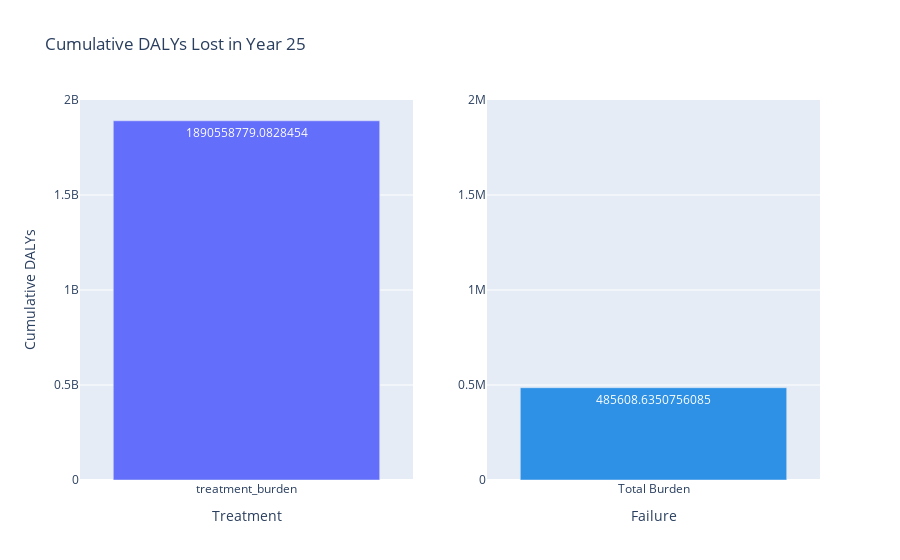

Notebook cell for this chart:
### Code cell
# plotting_df = df[['treatment_burden', 'failure_burden']]
# sum_burden_at_25_years = burden_at_25_years.sum()

# # Filter the DataFrame to only include rows where the year is 50
# plotting_df_25 = plotting_df.loc[25]

# # Convert the series to a DataFrame and transpose it for plotting
# plotting_df_25 = plotting_df_25.to_frame().reset_index()

# # Rename the columns for plotting
# plotting_df_25.columns = ['Burden Type', 'DALYs']

# # Create a subplot with 1 row and 2 columns
# fig = make_subplots(rows=1, cols=2)

# # Add the first bar plot to the subplot for treatment_burden
# fig.add_trace(
#     go.Bar(x=plotting_df_25[plotting_df_25['Burden Type'] == 'treatment_burden']['Burden Type'],
#            y=plotting_df_25[plotting_df_25['Burden Type'] == 'treatment_burden']['DALYs'],
#            text=plotting_df_25[plotting_df_25['Burden Type'] == 'treatment_burden']['DALYs'],
#            textposition='auto',
#            marker_color=px.colors.qualitative.Plotly, showlegend=False),
#     row=1, col=1
# )

# # Add the second bar plot to the subplot for failure_burden
# fig.add_trace(
#     go.Bar(x=['Total Burden'],
#            y=[sum_burden_at_25_years],
#            text=[sum_burden_at_25_years],
#            textposition='auto', marker_color=px.colors.qualitative.Dark24, showlegend=False),
#     row=1, col=2
# )


# # Update layout
# fig.update_layout(title_text="Cumulative DALYs Lost in Year 25", barmode='group')

# # Set y-axis limits
# fig.update_yaxes(range=[0, 2000000000], row=1, col=1, title_text='Cumulative DALYs')
# fig.update_yaxes(range=[0, 2000000], row=1, col=2)
# fig.update_xaxes(title_text='Treatment', row=1, col=1)
# fig.update_xaxes(title_text='Failure', row=1, col=2)

# fig.show()

### Figure 1 — Plotly figure (JSON) as saved in the notebook; plotly's stock layout.template omitted (floating-point values rounded to 4 significant figures)
{"data": [{"marker": {"color": ["#636EFA", "#EF553B", "#00CC96", "#AB63FA", "#FFA15A", "#19D3F3", "#FF6692", "#B6E880", "#FF97FF", "#FECB52"]}, "showlegend": false, "text": [1891000000.0], "textposition": "auto", "type": "bar", "x": ["treatment_burden"], "xaxis": "x", "y": [1891000000.0], "yaxis": "y"}, {"marker": {"color": ["#2E91E5", "#E15F99", "#1CA71C", "#FB0D0D", "#DA16FF", "#222A2A", "#B68100", "#750D86", "#EB663B", "#511CFB", "#00A08B", "#FB00D1", "#FC0080", "#B2828D", "#6C7C32", "#778AAE", "#862A16", "#A777F1", "#620042", "#1616A7", "#DA60CA", "#6C4516", "#0D2A63", "#AF0038"]}, "showlegend": false, "text": ["485608.6350756085"], "textposition": "auto", "type": "bar", "x": ["Total Burden"], "xaxis": "x2", "y": [485600.0], "yaxis": "y2"}], "layout": {"barmode": "group", "title": {"text": "Cumulative DALYs Lost in Year 25"}, "xaxis": {"anchor": "y", "domain": [0, 0.45], "title": {"text": "Treatment"}}, "xaxis2": {"anchor": "y2", "domain": [0.55, 1], "title": {"text": "Failure"}}, "yaxis": {"anchor": "x", "domain": [0, 1], "range": [0, 2000000000], "title": {"text": "Cumulative DALYs"}}, "yaxis2": {"anchor": "x2", "domain": [0, 1], "range": [0, 2000000]}}}
